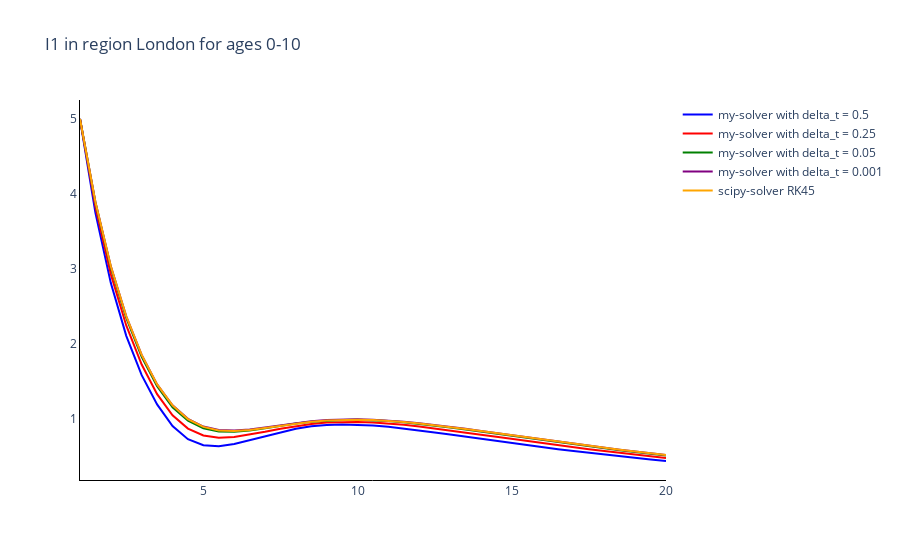

Write notebook code for a chart like this one.
### Markdown cell above
### Plot the first infectious comparment for one region (London) and one age group (0-10)

### Code cell
# Trace names - represent the solver used for the simulation
trace_name = ['my-solver with delta_t = {}'.format(ts) for ts in time_steps]
trace_name.append('scipy-solver {}'.format(scipy_method))

# Compartment list - type and age
fig = go.Figure()

# Plot (line plot for each method of simulation)
for o, out in enumerate(outputs):
    fig.add_trace(
        go.Scatter(
            y=out[:, 3*len(age_groups)],
            x=parameters.regional_parameters.times,
            mode='lines',
            name=trace_name[o],
            line_color=colours[o]
        )
    )

# Add axis labels
fig.update_layout(
    boxmode='group',
    title='I1 in region {} for ages {}'. format(regions[0], age_groups[0]),
    plot_bgcolor='white',
    xaxis=dict(linecolor='black'),
    yaxis=dict(linecolor='black'),
    )

fig.write_image('images/Toy.pdf')
fig.show()

### Figure 1 — Plotly figure (JSON) as saved in the notebook; plotly's stock layout.template omitted (floating-point values rounded to 4 significant figures)
{"data": [{"line": {"color": "blue"}, "mode": "lines", "name": "my-solver with delta_t = 0.5", "type": "scatter", "x": [1, 1.5, 2, 2.5, 3, 3.5, 4, 4.5, 5, 5.5, 6, 6.5, 7, 7.5, 8, 8.5, 9, 9.5, 10, 10.5, 11, 11.5, 12, 12.5, 13, 13.5, 14, 14.5, 15, 15.5, 16, 16.5, 17, 17.5, 18, 18.5, 19, 19.5, 20], "y": [5, 3.75, 2.812, 2.109, 1.585, 1.196, 0.908, 0.732, 0.651, 0.6383, 0.6682, 0.7194, 0.7764, 0.8293, 0.8723, 0.9031, 0.9213, 0.928, 0.9248, 0.9136, 0.8962, 0.8743, 0.8492, 0.8221, 0.7938, 0.765, 0.7361, 0.7075, 0.6794, 0.6519, 0.6252, 0.5992, 0.5742, 0.5499, 0.5265, 0.5039, 0.4822, 0.4613, 0.4412]}, {"line": {"color": "red"}, "mode": "lines", "name": "my-solver with delta_t = 0.25", "type": "scatter", "x": [1, 1.5, 2, 2.5, 3, 3.5, 4, 4.5, 5, 5.5, 6, 6.5, 7, 7.5, 8, 8.5, 9, 9.5, 10, 10.5, 11, 11.5, 12, 12.5, 13, 13.5, 14, 14.5, 15, 15.5, 16, 16.5, 17, 17.5, 18, 18.5, 19, 19.5, 20], "y": [5, 3.828, 2.931, 2.247, 1.727, 1.333, 1.051, 0.8739, 0.7817, 0.7508, 0.7597, 0.7909, 0.8314, 0.8723, 0.9079, 0.9353, 0.9534, 0.9621, 0.9622, 0.9549, 0.9413, 0.9229, 0.9007, 0.8757, 0.8489, 0.8208, 0.7922, 0.7632, 0.7344, 0.706, 0.678, 0.6507, 0.6241, 0.5984, 0.5734, 0.5493, 0.526, 0.5035, 0.4819]}, {"line": {"color": "green"}, "mode": "lines", "name": "my-solver with delta_t = 0.05", "type": "scatter", "x": [1, 1.5, 2, 2.5, 3, 3.5, 4, 4.5, 5, 5.5, 6, 6.5, 7, 7.5, 8, 8.5, 9, 9.5, 10, 10.5, 11, 11.5, 12, 12.5, 13, 13.5, 14, 14.5, 15, 15.5, 16, 16.5, 17, 17.5, 18, 18.5, 19, 19.5, 20], "y": [5, 3.882, 3.016, 2.347, 1.831, 1.438, 1.158, 0.9786, 0.8779, 0.8347, 0.8299, 0.848, 0.8774, 0.9097, 0.9395, 0.9636, 0.9804, 0.9893, 0.9907, 0.9853, 0.9739, 0.9576, 0.9373, 0.9139, 0.8883, 0.8611, 0.8329, 0.8041, 0.7751, 0.7463, 0.7177, 0.6896, 0.6622, 0.6354, 0.6094, 0.5842, 0.5598, 0.5363, 0.5135]}, {"line": {"color": "purple"}, "mode": "lines", "name": "my-solver with delta_t = 0.001", "type": "scatter", "x": [1, 1.5, 2, 2.5, 3, 3.5, 4, 4.5, 5, 5.5, 6, 6.5, 7, 7.5, 8, 8.5, 9, 9.5, 10, 10.5, 11, 11.5, 12, 12.5, 13, 13.5, 14, 14.5, 15, 15.5, 16, 16.5, 17, 17.5, 18, 18.5, 19, 19.5, 20], "y": [5, 3.894, 3.036, 2.37, 1.855, 1.463, 1.184, 1.003, 0.9005, 0.8545, 0.8467, 0.8619, 0.8888, 0.9191, 0.9475, 0.9708, 0.9871, 0.996, 0.9976, 0.9925, 0.9815, 0.9656, 0.9457, 0.9227, 0.8974, 0.8704, 0.8423, 0.8136, 0.7847, 0.7557, 0.7271, 0.6989, 0.6712, 0.6443, 0.618, 0.5926, 0.568, 0.5441, 0.5212]}, {"line": {"color": "orange"}, "mode": "lines", "name": "scipy-solver RK45", "type": "scatter", "x": [1, 1.5, 2, 2.5, 3, 3.5, 4, 4.5, 5, 5.5, 6, 6.5, 7, 7.5, 8, 8.5, 9, 9.5, 10, 10.5, 11, 11.5, 12, 12.5, 13, 13.5, 14, 14.5, 15, 15.5, 16, 16.5, 17, 17.5, 18, 18.5, 19, 19.5, 20], "y": [5, 3.895, 3.036, 2.371, 1.856, 1.462, 1.182, 1.0, 0.8963, 0.8489, 0.8405, 0.8551, 0.8816, 0.9121, 0.9407, 0.9643, 0.9809, 0.9902, 0.9925, 0.9881, 0.9775, 0.9619, 0.9425, 0.9202, 0.8953, 0.8685, 0.8406, 0.8121, 0.7834, 0.7547, 0.7261, 0.698, 0.6705, 0.6436, 0.6174, 0.592, 0.5674, 0.5437, 0.5208]}], "layout": {"boxmode": "group", "plot_bgcolor": "white", "title": {"text": "I1 in region London for ages 0-10"}, "xaxis": {"linecolor": "black"}, "yaxis": {"linecolor": "black"}}}
